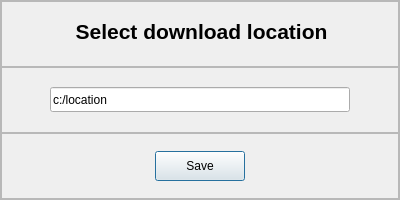
<?xml version="1.0" encoding="UTF-8"?>
<ui version="4.0">
 <class>main_downloadlocation_dialog</class>
 <widget class="QDialog" name="main_downloadlocation_dialog">
  <property name="geometry">
   <rect>
    <x>0</x>
    <y>0</y>
    <width>400</width>
    <height>200</height>
   </rect>
  </property>
  <property name="minimumSize">
   <size>
    <width>400</width>
    <height>200</height>
   </size>
  </property>
  <property name="maximumSize">
   <size>
    <width>400</width>
    <height>200</height>
   </size>
  </property>
  <property name="windowTitle">
   <string>Select download folder</string>
  </property>
  <layout class="QHBoxLayout" name="horizontalLayout">
   <property name="spacing">
    <number>0</number>
   </property>
   <property name="leftMargin">
    <number>0</number>
   </property>
   <property name="topMargin">
    <number>0</number>
   </property>
   <property name="rightMargin">
    <number>0</number>
   </property>
   <property name="bottomMargin">
    <number>0</number>
   </property>
   <item>
    <widget class="QFrame" name="background_frame_location">
     <property name="frameShape">
      <enum>QFrame::StyledPanel</enum>
     </property>
     <property name="frameShadow">
      <enum>QFrame::Raised</enum>
     </property>
     <layout class="QVBoxLayout" name="verticalLayout_2">
      <property name="spacing">
       <number>0</number>
      </property>
      <property name="leftMargin">
       <number>0</number>
      </property>
      <property name="topMargin">
       <number>0</number>
      </property>
      <property name="rightMargin">
       <number>0</number>
      </property>
      <property name="bottomMargin">
       <number>0</number>
      </property>
      <item>
       <widget class="QFrame" name="frame_conten_location">
        <property name="frameShape">
         <enum>QFrame::StyledPanel</enum>
        </property>
        <property name="frameShadow">
         <enum>QFrame::Raised</enum>
        </property>
        <widget class="QLabel" name="title_cfg_label">
         <property name="geometry">
          <rect>
           <x>30</x>
           <y>10</y>
           <width>341</width>
           <height>41</height>
          </rect>
         </property>
         <property name="font">
          <font>
           <family>Arial</family>
           <pointsize>16</pointsize>
           <weight>75</weight>
           <bold>true</bold>
          </font>
         </property>
         <property name="text">
          <string>Select download location</string>
         </property>
         <property name="alignment">
          <set>Qt::AlignCenter</set>
         </property>
        </widget>
       </widget>
      </item>
      <item>
       <widget class="QFrame" name="text_input_frame">
        <property name="frameShape">
         <enum>QFrame::StyledPanel</enum>
        </property>
        <property name="frameShadow">
         <enum>QFrame::Raised</enum>
        </property>
        <layout class="QHBoxLayout" name="horizontalLayout_4">
         <item>
          <widget class="QLineEdit" name="lineEdit_location">
           <property name="minimumSize">
            <size>
             <width>300</width>
             <height>25</height>
            </size>
           </property>
           <property name="maximumSize">
            <size>
             <width>300</width>
             <height>25</height>
            </size>
           </property>
           <property name="text">
            <string>c:/location</string>
           </property>
          </widget>
         </item>
        </layout>
       </widget>
      </item>
      <item>
       <widget class="QFrame" name="botton_save_frame">
        <property name="frameShape">
         <enum>QFrame::StyledPanel</enum>
        </property>
        <property name="frameShadow">
         <enum>QFrame::Raised</enum>
        </property>
        <layout class="QHBoxLayout" name="horizontalLayout_3">
         <item>
          <widget class="QPushButton" name="pushButton_save">
           <property name="enabled">
            <bool>true</bool>
           </property>
           <property name="minimumSize">
            <size>
             <width>90</width>
             <height>30</height>
            </size>
           </property>
           <property name="maximumSize">
            <size>
             <width>90</width>
             <height>30</height>
            </size>
           </property>
           <property name="text">
            <string>Save</string>
           </property>
           <property name="icon">
            <iconset>
             <normaloff>assets/icons/diskette.png</normaloff>assets/icons/diskette.png</iconset>
           </property>
          </widget>
         </item>
        </layout>
       </widget>
      </item>
     </layout>
    </widget>
   </item>
  </layout>
 </widget>
 <resources/>
 <connections/>
</ui>
